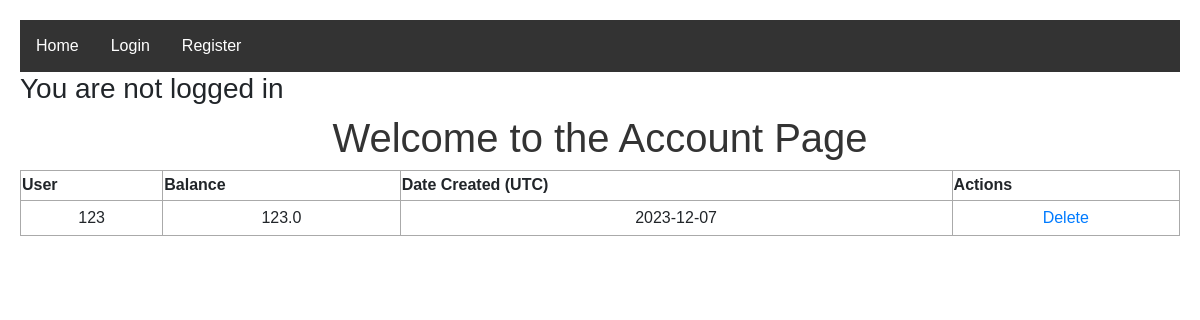
/account, run on an earlier commit of the app's database.
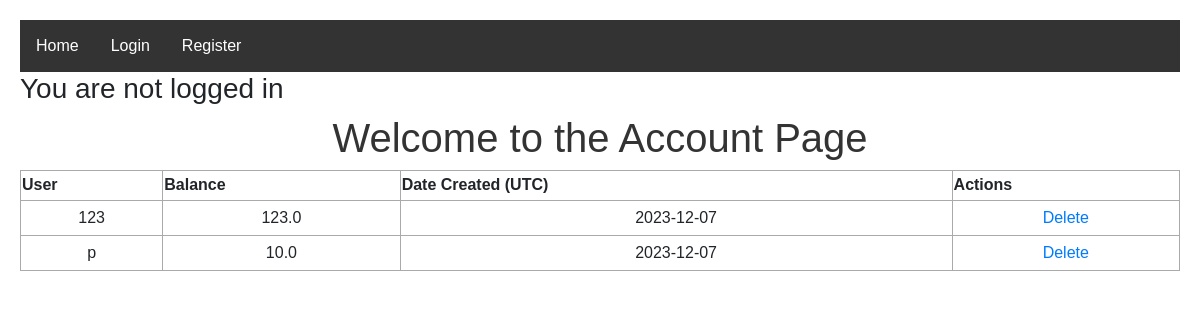
And on a later commit of the database.
### app.py (models this page shows, shortened)
class Users(UserMixin, db.Model):
    id = db.Column(db.Integer, primary_key=True)
    username = db.Column(db.String(250), unique=True, nullable=False)
    password = db.Column(db.String(250), nullable=False)
    balance = db.Column(db.Float, nullable=False)
    date_created = db.Column(db.DateTime, default=datetime.utcnow)

### app.py (the view)
@app.route('/account', methods=['POST', 'GET'])
def account():
    users = Users.query.order_by(Users.date_created).all()
    return render_template('account.html', users=users)

### templates/account.html (shortened to what this page needs)
{% extends 'base.html' %}
{% block body %}
    <h1>Welcome to the Account Page</h1>
    <div>
        <table>
            <tr>
                <th>User</th>
                <th>Balance</th>
                <th>Date Created (UTC)</th>
                <th>Actions</th>
            </tr>
            {% for user in users %}
                <tr>
                    <td>{{ user.username }}</td>
                    <td>{{ user.balance }}</td>
                    <td>{{ user.date_created.date() }}</td>
                    <td>
                        <a href="/delete/{{ user.id }}">Delete</a>
                    </td>
                </tr>
            {% endfor %}
        </table>
    </div>
{% endblock %}

### templates/base.html (shortened to what this page needs)
<!DOCTYPE html>
<html lang="en">
  <head>
    <link rel="stylesheet" href="https://cdn.jsdelivr.net/npm/bootstrap@4.3.1/dist/css/bootstrap.min.css">
    <link rel="stylesheet" href="{{ url_for('static', filename='css/main.css') }}">
  </head>
  <body>
  {% if current_user.is_authenticated %}
      <nav>
      <a href="{{ url_for('index') }}">Home</a>
      <a href="{{ url_for('account') }}">Account</a>
      <a href="/logout">Logout</a>
  </nav>
      <h3>You are logged in</h3>
      {% else %}
        <nav>
      <a href="{{ url_for('index') }}">Home</a>
      <a href="{{ url_for('login') }}">Login</a>
      <a href="{{ url_for('register') }}">Register</a>
  </nav>
      <h3>You are not logged in</h3>
  {% endif %}
  {% block body %}{% endblock %}
  </body>
</html>

### static/css/main.css (style rules this page uses)
body { font-family: Arial, sans-serif; padding: 20px; }
h1 { color: #333; text-align: center; }
nav { background-color: #333; overflow: hidden; }
nav a { float: left; display: block; color: white; text-align: center; padding: 14px 16px; text-decoration: none; }
table, td, th { border: 1px solid #aaa; }
table { border-collapse: collapse; width: 100%; }
th { height: 30px; }
td { text-align: center; padding: 5px; }

What changed in the data, as far as the page shows it:
added Users: username "p", balance "10.0", date_created "2023-12-07"
